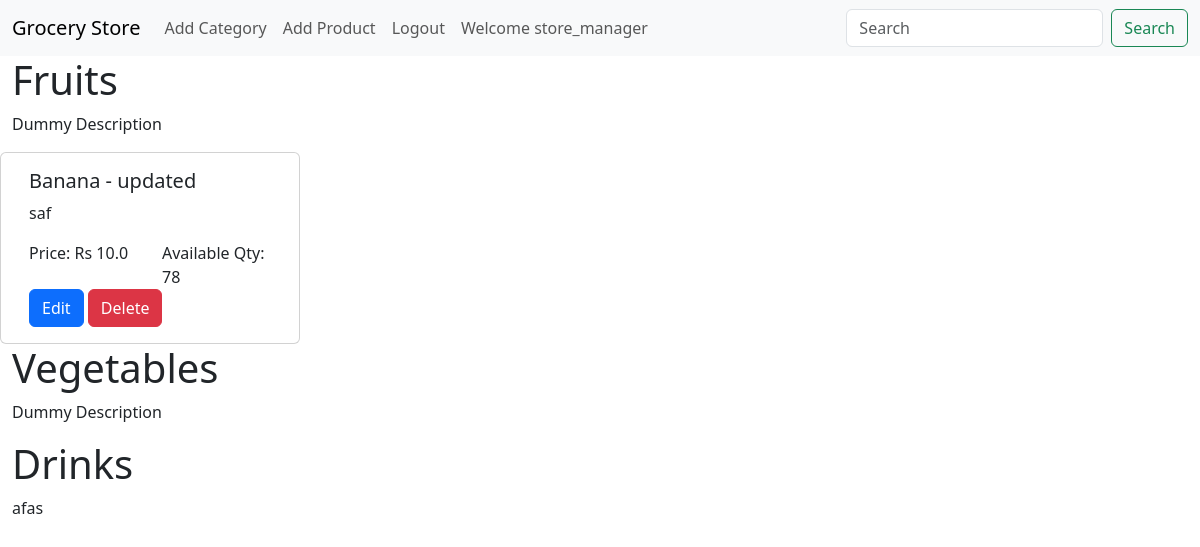
The app's page / (signed in), older data.
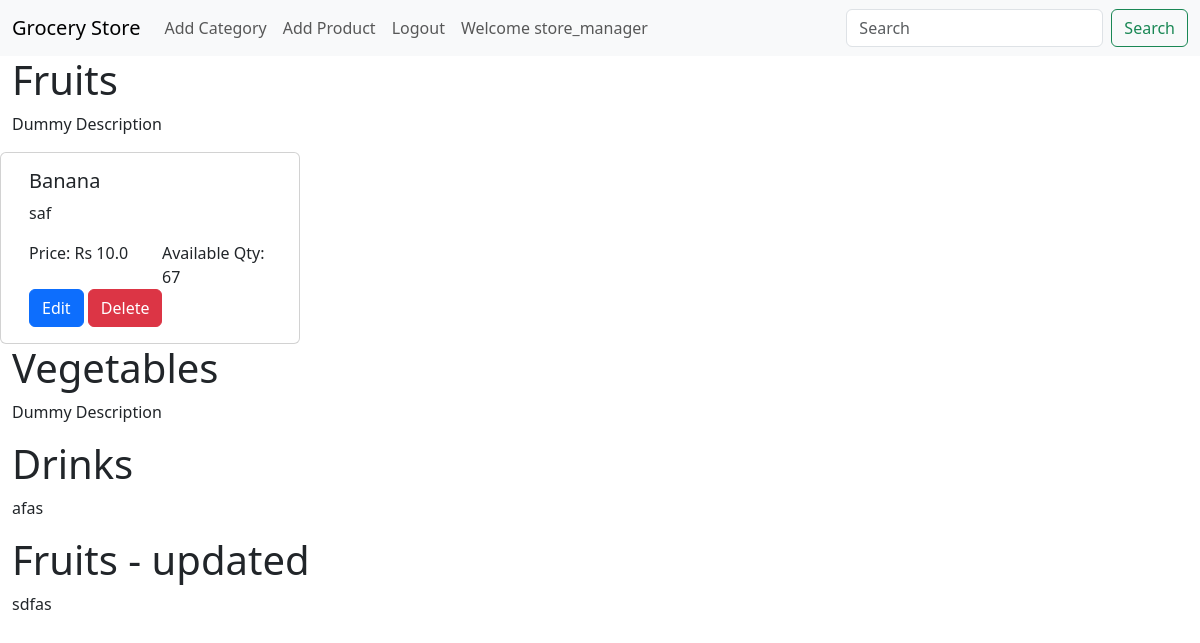
The same page, newer data.
### application/model.py (models this page shows, shortened)
class Categories(db.Model):
    id = db.Column(db.Integer, primary_key=True, autoincrement=True)
    name = db.Column(db.String(80), unique=True, nullable=False)
    description = db.Column(db.String(255), nullable=True)
    products = db.relationship('Products', backref='categories', lazy=True)

class Products(db.Model):
    id = db.Column(db.Integer, primary_key=True, autoincrement=True)
    name = db.Column(db.String(80), unique=True, nullable=False)
    description = db.Column(db.String(255), nullable=True)
    selling_price = db.Column(db.Float, nullable=False)
    cost_price = db.Column(db.Float, nullable=False)
    manufacturing_date = db.Column(db.Date, nullable=True)
    expiry_date = db.Column(db.Date, nullable=True)
    stock = db.Column(db.Integer, nullable=False)
    category_id = db.Column(db.Integer, db.ForeignKey('categories.id'))

### application/routes.py (the view)
@app.route('/')
def index():
    if 'user' in session:
        categories = Categories.query.all()
        return render_template('home.html', categories=categories)
    return render_template('home.html')

### templates/home.html (shortened to what this page needs)
{% extends 'base_withNav.html' %}
{% block content %}
    {% if session['user'] %}
        {%for category in categories%}
            <div class="container-fluid">
                <h1>{{category.name}}</h1>
                <p>{{category.description}}</p>
                <div class="row">
                {% for product in category.products %}
                    <div class="card col-3">
                        <div class="card-body">
                            <h5 class="card-title">{{product.name}}</h5>
                            <p class="card-text">{{product.description}}</p>
                            <div class="row">
                                <div class="col-6">
                                    <p class="card-text">Price: Rs {{product.selling_price}}</p>
                                </div>
                                <div class="col-6">
                                   <p class="card-text">Available Qty: {{product.stock}}</p>
                                </div>
                            </div>
                            {% if session['role'] == 'store_manager' %}
                                <a href={{url_for('edit_product', id=product.id)}} class="btn btn-primary">Edit</a>
                                <a href={{url_for('delete_product', id=product.id)}} class="btn btn-danger">Delete</a>
                            {%endif %}
                        </div>
                    </div>
                {% endfor %}
                </div>
            </div>
        {%endfor%}
    {% else %}
        <h1>Welcome to the Grocery Store</h1>
        <p>Here you can find all the groceries you need.</p>
        <p>Click on the link below to start shopping.</p>
        <a href={{url_for('login')}}>Login</a>
    {% endif %}
{% endblock content %}

Row changes from the older to the newer data that the page shows:
changed Products "saf": name "Banana - updated" → "Banana"; stock "78" → "67"
added Categories: name "Fruits - updated", description "sdfas"
